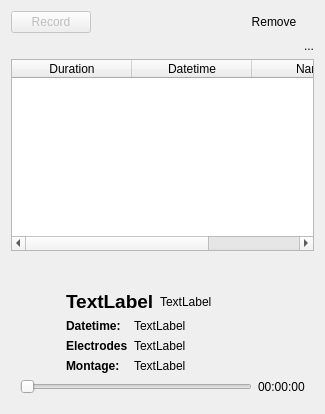
       <widget class="QWidget" name="tab_records">
        <attribute name="title">
         <string>Records</string>
        </attribute>
        <layout class="QGridLayout" name="gridLayout_16">
         <item row="0" column="0">
          <widget class="QWidget" name="widget" native="true">
           <layout class="QGridLayout" name="gridLayout_20">
            <property name="leftMargin">
             <number>0</number>
            </property>
            <property name="topMargin">
             <number>0</number>
            </property>
            <property name="rightMargin">
             <number>0</number>
            </property>
            <property name="bottomMargin">
             <number>0</number>
            </property>
            <property name="horizontalSpacing">
             <number>0</number>
            </property>
            <property name="verticalSpacing">
             <number>30</number>
            </property>
            <item row="1" column="0">
             <widget class="QWidget" name="widget_record" native="true">
              <layout class="QGridLayout" name="gridLayout_15">
               <item row="0" column="0">
                <layout class="QGridLayout" name="gridLayout_6">
                 <item row="3" column="3">
                  <widget class="QLabel" name="label_time_current">
                   <property name="text">
                    <string>00:00:00</string>
                   </property>
                  </widget>
                 </item>
                 <item row="0" column="1">
                  <layout class="QHBoxLayout" name="horizontalLayout_11">
                   <item>
                    <widget class="QLabel" name="label_record_name">
                     <property name="font">
                      <font>
                       <pointsize>14</pointsize>
                       <weight>75</weight>
                       <bold>true</bold>
                      </font>
                     </property>
                     <property name="text">
                      <string>TextLabel</string>
                     </property>
                    </widget>
                   </item>
                   <item>
                    <widget class="QLabel" name="label_record_primary">
                     <property name="text">
                      <string>TextLabel</string>
                     </property>
                    </widget>
                   </item>
                   <item>
                    <spacer name="horizontalSpacer_3">
                     <property name="orientation">
                      <enum>Qt::Horizontal</enum>
                     </property>
                     <property name="sizeHint" stdset="0">
                      <size>
                       <width>40</width>
                       <height>20</height>
                      </size>
                     </property>
                    </spacer>
                   </item>
                  </layout>
                 </item>
                 <item row="3" column="0" colspan="2">
                  <widget class="QSlider" name="horizontalSlider_record">
                   <property name="maximum">
                    <number>1000</number>
                   </property>
                   <property name="value">
                    <number>0</number>
                   </property>
                   <property name="orientation">
                    <enum>Qt::Horizontal</enum>
                   </property>
                  </widget>
                 </item>
                 <item row="1" column="1">
                  <layout class="QFormLayout" name="formLayout_5">
                   <item row="0" column="0">
                    <widget class="QLabel" name="label_11">
                     <property name="font">
                      <font>
                       <weight>75</weight>
                       <bold>true</bold>
                      </font>
                     </property>
                     <property name="text">
                      <string>Datetime:</string>
                     </property>
                    </widget>
                   </item>
                   <item row="2" column="0">
                    <widget class="QLabel" name="label_14">
                     <property name="font">
                      <font>
                       <weight>75</weight>
                       <bold>true</bold>
                      </font>
                     </property>
                     <property name="text">
                      <string>Montage:</string>
                     </property>
                    </widget>
                   </item>
                   <item row="0" column="1">
                    <widget class="QLabel" name="label_record_datetime">
                     <property name="text">
                      <string>TextLabel</string>
                     </property>
                    </widget>
                   </item>
                   <item row="1" column="1">
                    <widget class="QLabel" name="label_record_channels">
                     <property name="text">
                      <string>TextLabel</string>
                     </property>
                    </widget>
                   </item>
                   <item row="2" column="1">
                    <widget class="QLabel" name="label_record_montage">
                     <property name="text">
                      <string>TextLabel</string>
                     </property>
                    </widget>
                   </item>
                   <item row="1" column="0">
                    <widget class="QLabel" name="label_18">
                     <property name="font">
                      <font>
                       <weight>75</weight>
                       <bold>true</bold>
                      </font>
                     </property>
                     <property name="text">
                      <string>Electrodes</string>
                     </property>
                    </widget>
                   </item>
                  </layout>
                 </item>
                 <item row="0" column="0" rowspan="2">
                  <widget class="QPushButton" name="pushButton_play_signal">
                   <property name="text">
                    <string/>
                   </property>
                   <property name="icon">
                    <iconset theme="media-playback-start">
                     <normaloff>../../../../../../../../../../../../../../../../../../../../../../../../../../../../../../../../../../../../../../../../../../../../../../../../../../.designer/backup</normaloff>../../../../../../../../../../../../../../../../../../../../../../../../../../../../../../../../../../../../../../../../../../../../../../../../../../.designer/backup</iconset>
                   </property>
                   <property name="iconSize">
                    <size>
                     <width>32</width>
                     <height>32</height>
                    </size>
                   </property>
                   <property name="checkable">
                    <bool>true</bool>
                   </property>
                   <property name="flat">
                    <bool>true</bool>
                   </property>
                  </widget>
                 </item>
                </layout>
               </item>
              </layout>
             </widget>
            </item>
            <item row="0" column="0">
             <widget class="QWidget" name="widget_2" native="true">
              <layout class="QGridLayout" name="gridLayout_11">
               <property name="leftMargin">
                <number>0</number>
               </property>
               <property name="topMargin">
                <number>0</number>
               </property>
               <property name="rightMargin">
                <number>0</number>
               </property>
               <property name="bottomMargin">
                <number>0</number>
               </property>
               <property name="horizontalSpacing">
                <number>0</number>
               </property>
               <item row="1" column="0">
                <widget class="QLabel" name="label_records_path">
                 <property name="text">
                  <string>...</string>
                 </property>
                 <property name="alignment">
                  <set>Qt::AlignRight|Qt::AlignTrailing|Qt::AlignVCenter</set>
                 </property>
                 <property name="wordWrap">
                  <bool>true</bool>
                 </property>
                </widget>
               </item>
               <item row="2" column="0">
                <widget class="QTableWidget" name="tableWidget_records">
                 <property name="alternatingRowColors">
                  <bool>true</bool>
                 </property>
                 <property name="selectionMode">
                  <enum>QAbstractItemView::SingleSelection</enum>
                 </property>
                 <property name="selectionBehavior">
                  <enum>QAbstractItemView::SelectRows</enum>
                 </property>
                 <attribute name="horizontalHeaderMinimumSectionSize">
                  <number>60</number>
                 </attribute>
                 <attribute name="horizontalHeaderDefaultSectionSize">
                  <number>120</number>
                 </attribute>
                 <attribute name="horizontalHeaderStretchLastSection">
                  <bool>true</bool>
                 </attribute>
                 <attribute name="verticalHeaderVisible">
                  <bool>false</bool>
                 </attribute>
                 <attribute name="verticalHeaderStretchLastSection">
                  <bool>false</bool>
                 </attribute>
                 <column>
                  <property name="text">
                   <string>Duration</string>
                  </property>
                 </column>
                 <column>
                  <property name="text">
                   <string>Datetime</string>
                  </property>
                 </column>
                 <column>
                  <property name="text">
                   <string>Name</string>
                  </property>
                 </column>
                </widget>
               </item>
               <item row="0" column="0">
                <layout class="QHBoxLayout" name="horizontalLayout_9">
                 <item>
                  <widget class="QPushButton" name="pushButton_record">
                   <property name="enabled">
                    <bool>false</bool>
                   </property>
                   <property name="text">
                    <string>Record</string>
                   </property>
                   <property name="icon">
                    <iconset theme="media-record">
                     <normaloff>../../../../../../../../../../../../../../../../../../../../../../../../../../../../../../../../../../../../../../../../../../../../../../../../../../.designer/backup</normaloff>../../../../../../../../../../../../../../../../../../../../../../../../../../../../../../../../../../../../../../../../../../../../../../../../../../.designer/backup</iconset>
                   </property>
                   <property name="checkable">
                    <bool>true</bool>
                   </property>
                  </widget>
                 </item>
                 <item>
                  <spacer name="horizontalSpacer_21">
                   <property name="orientation">
                    <enum>Qt::Horizontal</enum>
                   </property>
                   <property name="sizeHint" stdset="0">
                    <size>
                     <width>40</width>
                     <height>20</height>
                    </size>
                   </property>
                  </spacer>
                 </item>
                 <item>
                  <widget class="QPushButton" name="pushButton_remove_record">
                   <property name="text">
                    <string>Remove</string>
                   </property>
                   <property name="icon">
                    <iconset theme="edit-delete">
                     <normaloff>../../../../../../../../../../../../../../../../../../../../../../../../../../../../../../../../../../../../../../../../../../../../../../../../../../../../../../../../../../../../../../.designer/backup</normaloff>../../../../../../../../../../../../../../../../../../../../../../../../../../../../../../../../../../../../../../../../../../../../../../../../../../../../../../../../../../../../../../.designer/backup</iconset>
                   </property>
                   <property name="iconSize">
                    <size>
                     <width>22</width>
                     <height>22</height>
                    </size>
                   </property>
                   <property name="autoDefault">
                    <bool>false</bool>
                   </property>
                   <property name="flat">
                    <bool>true</bool>
                   </property>
                   <property name="class" stdset="0">
                    <string>danger icon_button</string>
                   </property>
                  </widget>
                 </item>
                </layout>
               </item>
              </layout>
             </widget>
            </item>
           </layout>
          </widget>
         </item>
        </layout>
       </widget>
